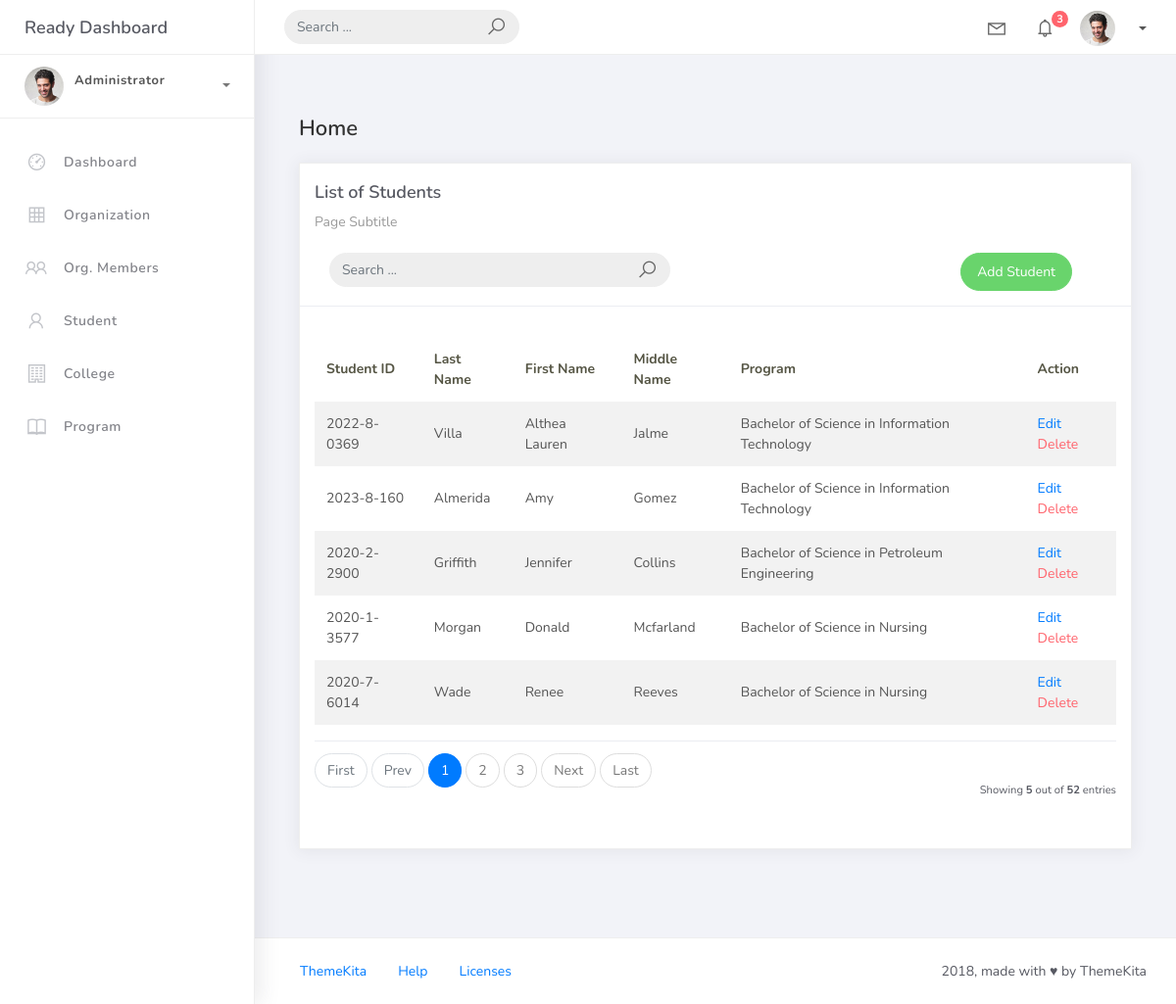
Screenshot of /student_list with the database file from the repository.
### studentorg/models.py (models this page shows, shortened)
class BaseModel(models.Model):
    created_at = models.DateTimeField(auto_now_add=True, db_index=True)
    updated_at = models.DateTimeField(auto_now=True)
    class Meta:
        abstract = True

class Student(BaseModel):
    student_id = models.CharField(max_length=15)
    lastname = models.CharField(max_length=25, verbose_name="Last name")
    firstname = models.CharField(max_length=25, verbose_name="First name")
    middlename = models.CharField(max_length=25, blank=True, null=True, verbose_name="Middle name")
    program = models.ForeignKey(Program, on_delete=models.CASCADE)

class Program(BaseModel):
    prog_name = models.CharField(max_length=150, verbose_name="Program name")
    college = models.ForeignKey(College, on_delete=models.CASCADE)
    def __str__(self):
        return self.prog_name

### studentorg/views.py (the view, shortened to what this page needs)
# urls.py: path("student_list", views.StudentListView.as_view(), name="student-list"),
class StudentListView(ListView):
   model = Student
   context_object_name = 'student'
   template_name = 'student_list.html'
   paginate_by = 5
   def get_queryset(self):
    qs = super().get_queryset()
    query = self.request.GET.get('q')
    return qs

### templates/student_list.html (shortened to what this page needs)
{% extends 'base.html' %} {% load static %} {% block content %}
	<div class="content">
		<div class="container-fluid">
			<h4 class="page-title">Home</h4>
			<div class="row">
				<div class="col-md-12">
					<div class="card">
						<div class="card-header">
							<div class="card-title">List of Students</div>
							<div class="card-category">Page Subtitle</div>
              <br />
              <div class="col-md-12 row">
                <div class="col-md-6">
                  <form class="navbar-left navbar-form nav-search mr-md-3"action="{% url 'student-list' %}" method="get">
					<div class="input-group">
    				<input type="text" placeholder="Search ..." class="form-control"
          				 name="q" value="{{ request.GET.q }}">
    				<div class="input-group-append">
      				<span class="input-group-text">
        			<i class="la la-search search-icon"></i>
					</span>
					</div>
					</div>
				  </form>
                </div>
                <div class="col-md-6">
                  <div class="pull-right">
                   <a href="{% url 'student-add' %}" class="btn btn-success btn-rounded">Add Student</a>
                  </div>
                </div>
              </div>
						</div>
						<div class="card-body">
							<table class="table table-striped mt-3">
								<thead>
									<tr>
										<th scope="col">Student ID</th>
										<th scope="col">Last Name</th>
										<th scope="col">First Name</th>
                    <th scope="col">Middle Name</th>
										<th scope="col">Program</th>
                    <th scope="col">Action</th>
									</tr>
								</thead>
								<tbody>
									{% for object in object_list %}
										<tr>
											<td>{{ object.student_id }}</td>
											<td>{{ object.lastname }}</td>
											<td>{{ object.firstname }}</td>
                      <td>{{ object.middlename }}</td>
											<td>{{ object.program }}</td>
                      <td>
                        <a href="{% url 'student-update' object.id %}">Edit</a>
                        <a href="student_list/{{ object.id }}/delete" class="text-danger">Delete</a>
                      </td>
                      </tr>
									{% endfor %}
								</tbody>
							</table>
							{% include 'includes/pagination.html' %}
						</div>
					</div>
				</div>
			</div>
		</div>
	</div>
{% endblock %}

### templates/base.html (style rules this page uses)
.content { padding-top: 3px !important; }

### rows the page displays
Student: student_id "2022-8-0369", lastname "Villa", firstname "Althea Lauren", middlename "Jalme", program "Bachelor of Science in Information Technology"
Student: student_id "2023-8-160", lastname "Almerida", firstname "Amy", middlename "Gomez", program "Bachelor of Science in Information Technology"
Student: student_id "2020-2-2900", lastname "Griffith", firstname "Jennifer", middlename "Collins", program "Bachelor of Science in Petroleum Engineering"
Student: student_id "2020-1-3577", lastname "Morgan", firstname "Donald", middlename "Mcfarland", program "Bachelor of Science in Nursing"
Student: student_id "2020-7-6014", lastname "Wade", firstname "Renee", middlename "Reeves", program "Bachelor of Science in Nursing"

### other values shown
{{ page_num }} "1"
{{ page_num }} "2" "3"
{{ object_list.count }} "5"
{{ paginator.count }} "52"
